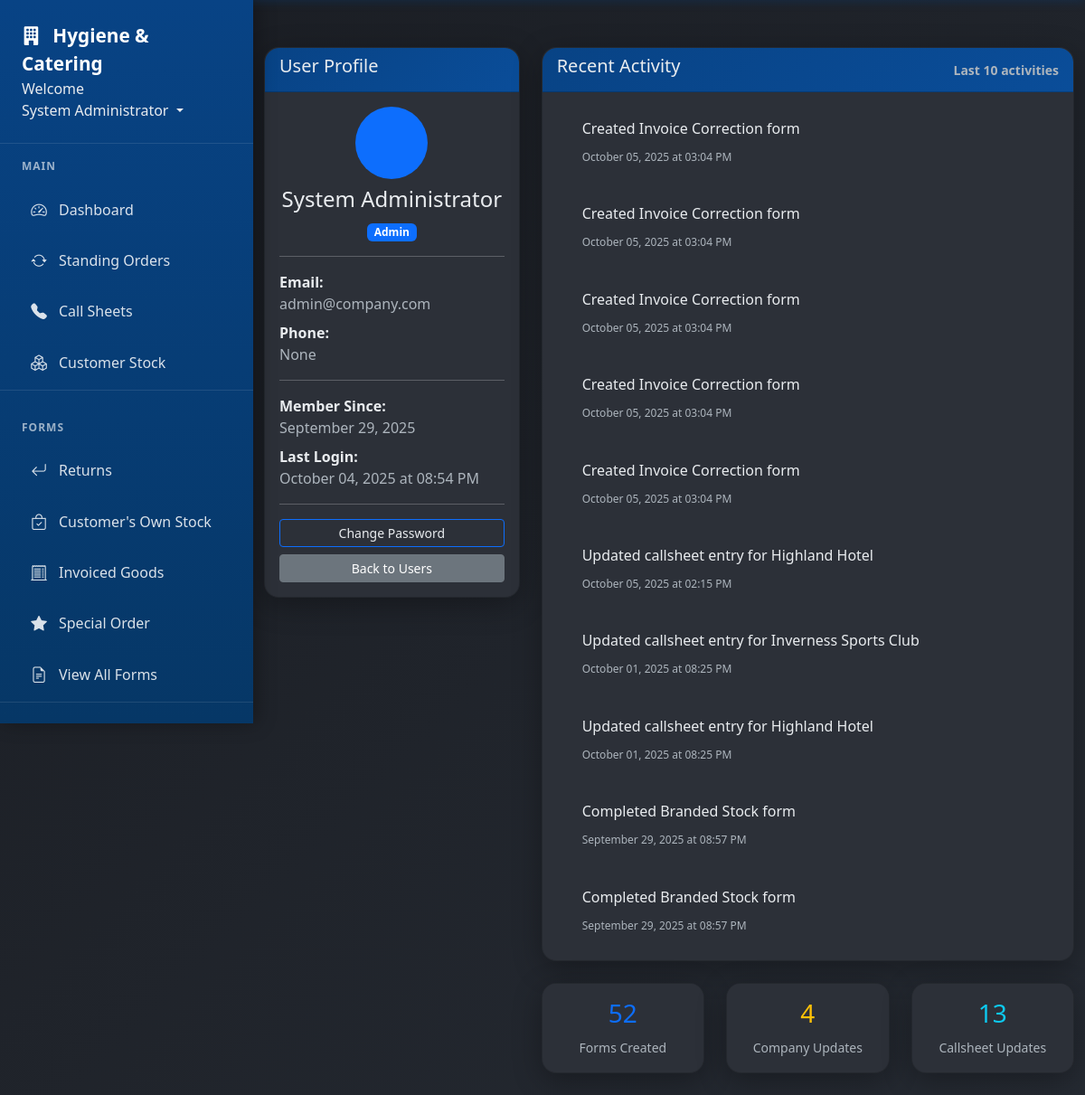
/users/1 (signed in), run on an earlier commit of the app's database.
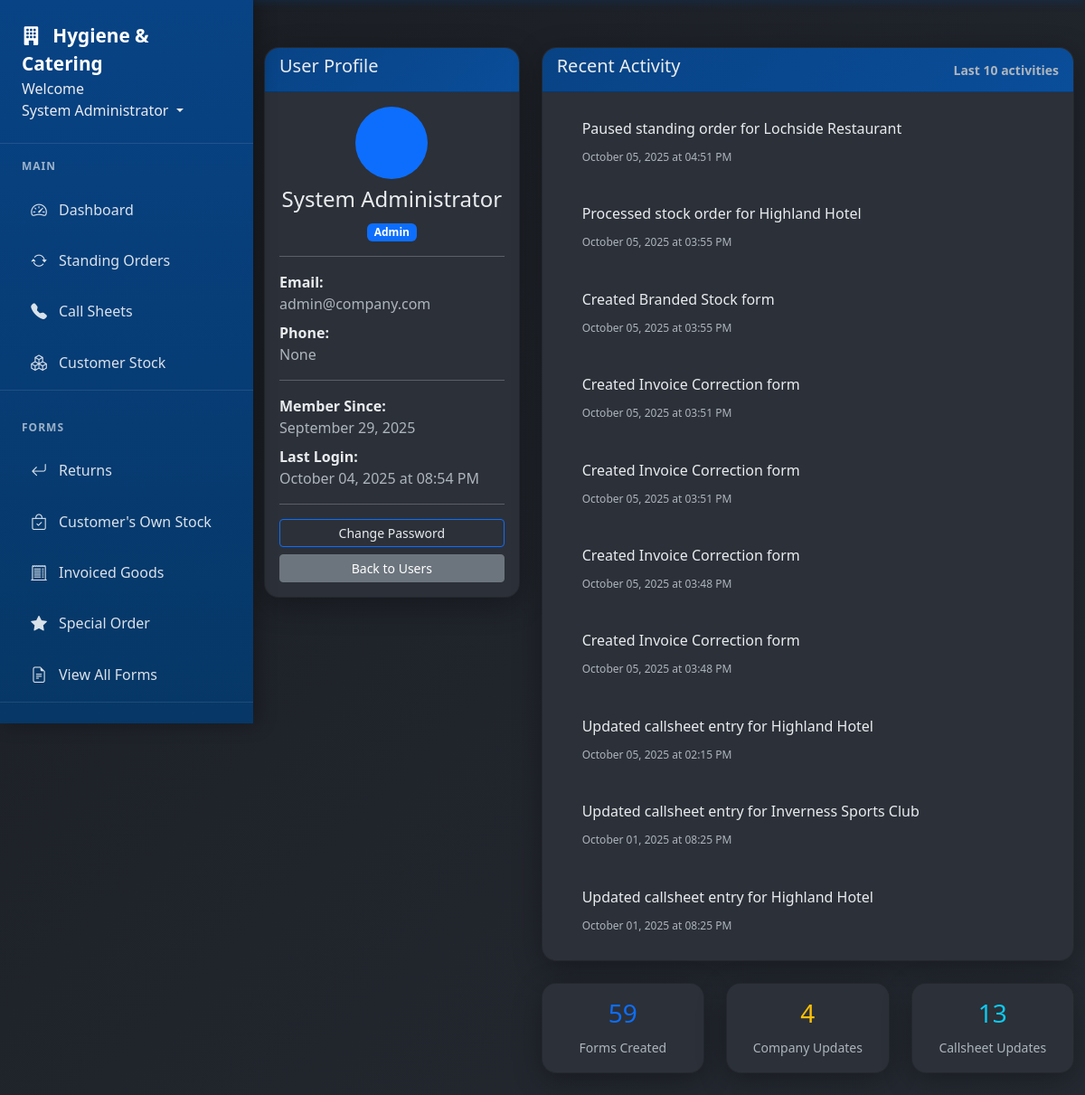
And on a later commit of the database.
### app/models.py (models this page shows, shortened)
class Form(db.Model):
    id = db.Column(db.Integer, primary_key=True)
    type = db.Column(db.String(50), nullable=False)
    data = db.Column(db.Text, nullable=False)
    date_created = db.Column(db.DateTime, nullable=False, default=datetime.utcnow)
    user_id = db.Column(db.Integer, db.ForeignKey('user.id'), nullable=False)
    is_completed = db.Column(db.Boolean, default=False)
    completed_date = db.Column(db.DateTime, nullable=True)
    completed_by = db.Column(db.Integer, db.ForeignKey('user.id'), nullable=True)
    is_archived = db.Column(db.Boolean, default=False)
    completer = db.relationship('User', foreign_keys=[completed_by], backref='completed_forms')

class StandingOrderLog(db.Model):
    id = db.Column(db.Integer, primary_key=True)
    standing_order_id = db.Column(db.Integer, db.ForeignKey('standing_order.id'), nullable=False)
    action_type = db.Column(db.String(50), nullable=False)  # created, modified, paused, resumed, ended, item_added, item_removed, etc.
    action_details = db.Column(db.Text)  # JSON string with details of the change
    performed_by = db.Column(db.Integer, db.ForeignKey('user.id'), nullable=False)
    performed_at = db.Column(db.DateTime, nullable=False, default=datetime.utcnow)
    user = db.relationship('User', backref='standing_order_actions')

class StockTransaction(db.Model):
    id = db.Column(db.Integer, primary_key=True)
    stock_item_id = db.Column(db.Integer, db.ForeignKey('customer_stock.id'), nullable=False)
    transaction_type = db.Column(db.String(20), nullable=False)  # 'stock_in', 'stock_out', 'adjustment'
    quantity = db.Column(db.Integer, nullable=False)
    reference = db.Column(db.String(100))  # Order number, delivery note, etc.
    notes = db.Column(db.Text)
    transaction_date = db.Column(db.DateTime, nullable=False, default=datetime.utcnow)
    created_by = db.Column(db.Integer, db.ForeignKey('user.id'), nullable=False)
    user = db.relationship('User', backref='stock_transactions')

### app/routes.py (the view)
@main.route('/users/<int:user_id>')
@login_required
def user_profile(user_id):
    user = User.query.get_or_404(user_id)
    if current_user.role != 'admin' and current_user.id != user_id:
        flash('Access denied.', 'danger')
        return redirect(url_for('main.dashboard'))
    activities = user.get_recent_activity()
    return render_template('user_profile.html', user=user, activities=activities)

### app/models.py (called while the page is built)
@login_manager.user_loader
def load_user(user_id):
    return User.query.get(int(user_id))

### app/templates/user_profile.html (shortened to what the changed rows need)
{% extends "base.html" %} {% block content %}
<div class="row">
  <div class="col-lg-8">
    <div class="card">
      <div class="card-body">
        {% if activities %}
        <div class="timeline">
          {% for activity in activities %}
          <div class="activity-item d-flex mb-3">
            <div class="activity-content flex-grow-1">
              <div class="activity-description">
                {% if activity.link %}
                <a href="{{ activity.link }}" class="text-decoration-none">
                  {{ activity.description }}
                </a>
                {% else %} {{ activity.description }} {% endif %}
              </div>
              <small class="text-muted">
                {{ activity.date.strftime('%B %d, %Y at %I:%M %p') }}
              </small>
            </div>
          </div>
          {% endfor %}
        </div>
        {% else %}
        <div class="text-center text-muted py-4">
          <i class="fas fa-chart-line fa-3x mb-3"></i>
          <h5>No Recent Activity</h5>
          <p>This user hasn't performed any tracked activities yet.</p>
        </div>
        {% endif %}
      </div>
    </div>
    <div class="row mt-3">
      <div class="col-md-4">
        <div class="card text-center">
          <div class="card-body">
            <h3 class="text-primary">{{ user.forms|length }}</h3>
            <small class="text-muted">Forms Created</small>
          </div>
        </div>
      </div>
    </div>
  </div>
</div>
{% endblock %}

What changed in the data, as far as the page shows it:
no longer on this page (row unchanged): Form: date "October 05, 2025 at 03:04 PM"
no longer on this page (row unchanged): Form: date "October 05, 2025 at 03:04 PM"
no longer on this page (row unchanged): Form: date "October 05, 2025 at 03:04 PM"
no longer on this page (row unchanged): Form: date "October 05, 2025 at 03:04 PM"
no longer on this page (row unchanged): Form: date "October 05, 2025 at 03:04 PM"
no longer on this page (row unchanged): Form: date "September 29, 2025 at 08:57 PM"
no longer on this page (row unchanged): Form: date "September 29, 2025 at 08:57 PM"
added StandingOrderLog: date "October 05, 2025 at 04:51 PM"
added StockTransaction: date "October 05, 2025 at 03:55 PM"
added Form: date "October 05, 2025 at 03:55 PM"
added Form: date "October 05, 2025 at 03:51 PM"
added Form: date "October 05, 2025 at 03:51 PM"
added Form: date "October 05, 2025 at 03:48 PM"
added Form: date "October 05, 2025 at 03:48 PM"
Also different on the page:
{{ user.forms|length }}: "52" → "59"
new list line: "Paused standing order for Lochside Restaurant"
new list line: "Processed stock order for Highland Hotel"
new list line: "Created Branded Stock form"
new list line: "Created Invoice Correction form"
list line gone: "Created Invoice Correction form"
list line gone: "Completed Branded Stock form"
